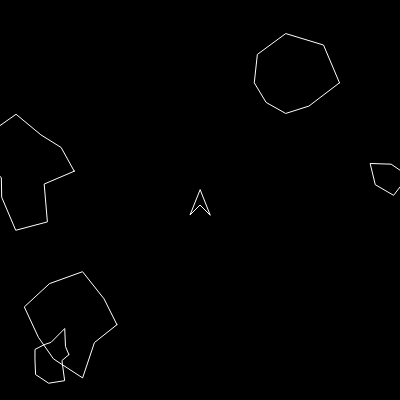
Frame 1 (no input)
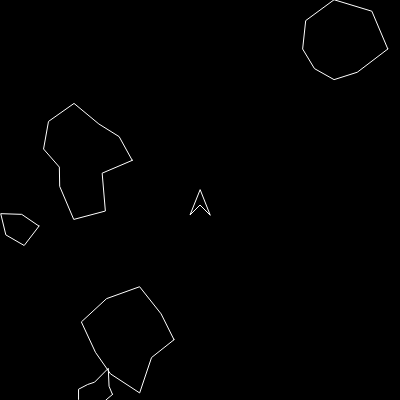
Frame 60 (no input)
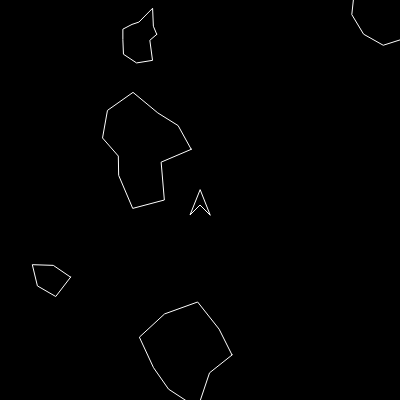
Frame 120 (the mouse pressed at the canvas centre since frame 60)

The p5.js sketch that drew these frames (run headless with seeded random() and noise() and a simulated clock; from frame 60 on, the mouse is pressed at the canvas centre):

// p5.js sketch
// ── sketch.js
var ship;
var aster = [];
var laser = [];

function setup() {
  createCanvas(400, 400);
  ship = new Ship();
  for (let i = 0; i < 5; i++) {
    aster.push(new Asteroid());
  }
}

function draw() {
  background(0);
  
  for(let i = 0; i < aster.length; i++){
    if(ship.hits(aster[i])){
      console.log('oops');
    }
  }
  
  ship.render();
  ship.control();
  ship.update();

  for (let i = aster.length - 1; i >= 0; i--) {
    aster[i].render();
    aster[i].update();
  }

  for (let i = laser.length - 1; i >= 0; i--) {
    laser[i].render();
    laser[i].update();
    if (laser[i].offscreen()) {
      laser.splice(i, 1);
    } else {
      for (let j = aster.length - 1; j >= 0; j--) {
        if (laser[i].hits(aster[j])) {
          if (aster[j].r > 10) {
            var newAsteroids = aster[j].breakup();
            aster = aster.concat(newAsteroids);
          }
          aster.splice(j, 1);
          laser.splice(i, 1);
          break;
        }
      }
    }
  }
}

// ── asteroid.js
function Asteroid(pos, r){
  if(pos){
    this.pos = pos.copy();
  } else{
  this.pos = createVector(random(width), random(height));
  }
  
  if(r){
    this.r = r * 0.5;
  } else {
    this.r = random(15,50);
  }
  this.vel = p5.Vector.random2D();
  
  this.total = floor(random(5,15));
  this.offset = [];
  for(var i = 0; i < this.total; i++){
    this.offset[i] = random(-this.r * 0.5, this.r * 0.5);
  }

  this.render = function () {
    push();
    translate(this.pos.x, this.pos.y);
    noFill();
    stroke(255);
    //ellipse(0,0,50,50);
    beginShape();
    for (let i = 0; i < this.total; i++) {
      var angle = map(i, 0, this.total, 0, TWO_PI);
      var r = this.r + this.offset[i];
      var x = r * cos(angle);
      var y = r * sin(angle);
      vertex(x, y);
    }
    endShape(CLOSE);
    pop();
  };

  this.update = function () {
    this.pos.add(this.vel);
    if (this.pos.x > width) this.pos.x = 0;
    if (this.pos.y > height) this.pos.y = 0;
    if (this.pos.y < 0) this.pos.y = height;
    if (this.pos.x < 0) this.pos.x = width;
  }

  this.breakup = function () {
    var newA = [];
    newA[0] = new Asteroid(this.pos, this.r);
    newA[1] = new Asteroid(this.pos, this.r);
    return newA;
  };
}

// ── asteroids.js
function Asteroid(pos, r){
  if(pos){
    this.pos = pos.copy();
  } else{
  this.pos = createVector(random(width), random(height));
  }
  
  if(r){
    this.r = r * 0.5;
  } else {
    this.r = random(15,50);
  }
  this.vel = p5.Vector.random2D();
  
  this.total = floor(random(5,15));
  this.offset = [];
  for(var i = 0; i < this.total; i++){
    this.offset[i] = random(-this.r * 0.5, this.r * 0.5);
  }

  this.render = function () {
    push();
    translate(this.pos.x, this.pos.y);
    noFill();
    stroke(255);
    //ellipse(0,0,50,50);
    beginShape();
    for (let i = 0; i < this.total; i++) {
      var angle = map(i, 0, this.total, 0, TWO_PI);
      var r = this.r + this.offset[i];
      var x = r * cos(angle);
      var y = r * sin(angle);
      vertex(x, y);
    }
    endShape(CLOSE);
    pop();
  };

  this.update = function () {
    this.pos.add(this.vel);
    if (this.pos.x > width) this.pos.x = 0;
    if (this.pos.y > height) this.pos.y = 0;
    if (this.pos.y < 0) this.pos.y = height;
    if (this.pos.x < 0) this.pos.x = width;
  }

  this.breakup = function () {
    var newA = [];
    newA[0] = new Asteroid(this.pos, this.r);
    newA[1] = new Asteroid(this.pos, this.r);
    return newA;
  };
}

// ── laser.js
function Laser(spos, angle) {
  this.pos = createVector(spos.x, spos.y);
  this.vel = p5.Vector.fromAngle(angle);
  this.vel.mult(10);

  this.render = function () {
    push();
    stroke(255);
    strokeWeight(4);
    point(this.pos.x, this.pos.y);
    pop();
  }

  this.update = function () {
    this.pos.add(this.vel);
  }

  this.hits = function (asteroid) {
    var d = dist(this.pos.x, this.pos.y, asteroid.pos.x, asteroid.pos.y);
    if (d < asteroid.r) {
      return true;
    } else return false;
  }

  this.offscreen = function () {
    if (
      this.pos.x > width ||
      this.pos.x < 0 ||
      this.pos.y > height ||
      this.pos.y < 0
    ) {
      return true;
    } else return false;
  }
}

// ── ship.js
function Ship() {
  this.pos = createVector(width / 2, height / 2);
  this.heading = 0;
  this.vel = createVector(0,0);
  
  this.update = function(){
    this.pos.add(this.vel);
    if(this.pos.x > width) this.pos.x = 0;
    if(this.pos.y > height) this.pos.y = 0;
    if(this.pos.y < 0) this.pos.y = height;
    if(this.pos.x < 0) this.pos.x = width;
  }
  
  this.boost = function(){
    var force = p5.Vector.fromAngle(this.heading - PI/2);
    force.mult(0.1);
    this.vel.add(force);
  }
  
  this.brake = function(){
    var force = p5.Vector.fromAngle(this.heading - 3*PI/2);
    force.mult(0.1);
    this.vel.add(force);
  }

  //render will show the ship on the canvas
  this.render = function() {
    push();
    translate(this.pos.x, this.pos.y);
    //print(this.heading);
    rotate(this.heading);
    noFill();
    stroke(255);
    quad(0, -10, -10, 15, 0, 5, 10, 15);
    pop();
  }

  this.control = function() {
    if(keyIsDown(LEFT_ARROW)) ship.turn(-0.1);
    if(keyIsDown(RIGHT_ARROW)) ship.turn(0.1);
    if(keyIsDown(UP_ARROW)) ship.boost();
    if(keyIsDown(DOWN_ARROW)) ship.brake();
    if(keyIsDown(32)) laser.push(new Laser(ship.pos,ship.heading - PI/2));
  }

  this.turn = function(a) {
    this.heading += a;
  }
  
  this.hits = function(asteroid){
    var d = dist(this.pos.x, this.pos.y, asteroid.pos.x, asteroid.pos.y);
    if (d < asteroid.r) {
      return true;
    } else return false;
  }
}
